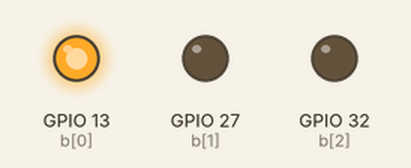
Bench run of a sketch on a simulated ESP32. On the bench: output pins drawn as LEDs (lit = HIGH).

Above: at 0.05 s.
At 1.45 s:
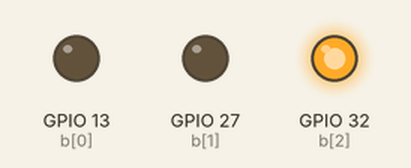
At 2.85 s:
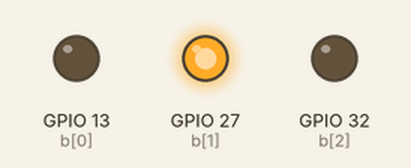
Timing chart, 0 to 3.1 s (numbered marks = the images above):
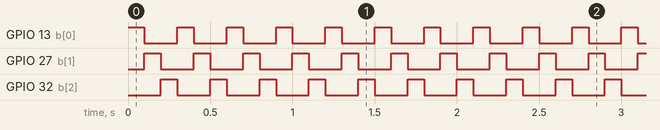

Measured:
- by itself, GPIO 13 (b[0]), GPIO 27 (b[1]), GPIO 32 (b[2]): alternates HIGH for 0.10 s and LOW for 0.20 s

The sketch:

3_LEDS.ino
```cpp
void setup()
{
 pinMode(13,OUTPUT);
 pinMode(27,OUTPUT);
 pinMode(32,OUTPUT);
}

void pisca ()
{

int b [3] = {13,27,32};
int i;


  for (i=0;i<3;i++)
  {

  digitalWrite(b[i],HIGH);
  delay(100);
  digitalWrite(b[i],LOW);
  }

}


void loop()
{
pisca();
}
```
